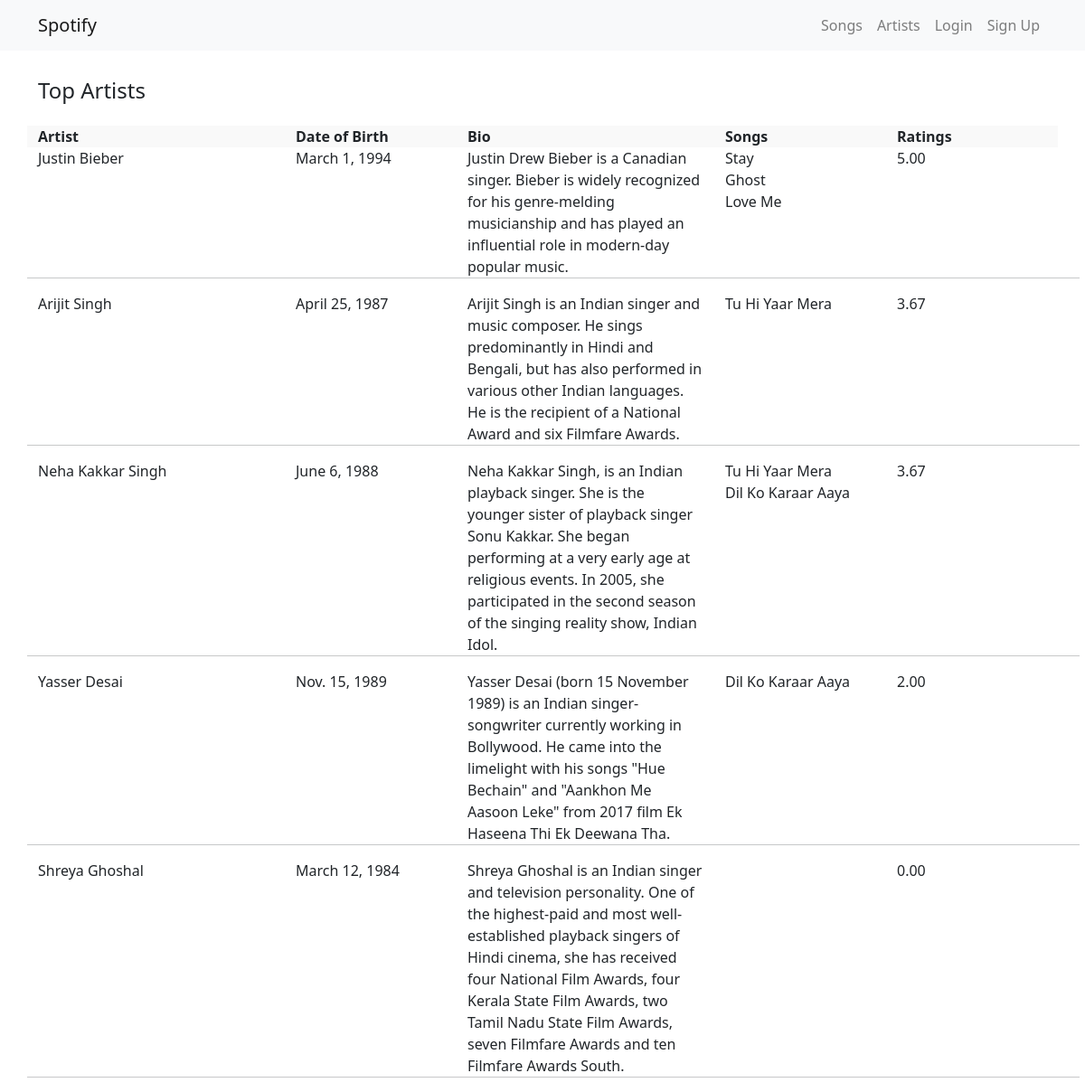
The page /artists/ on the database as committed earlier.
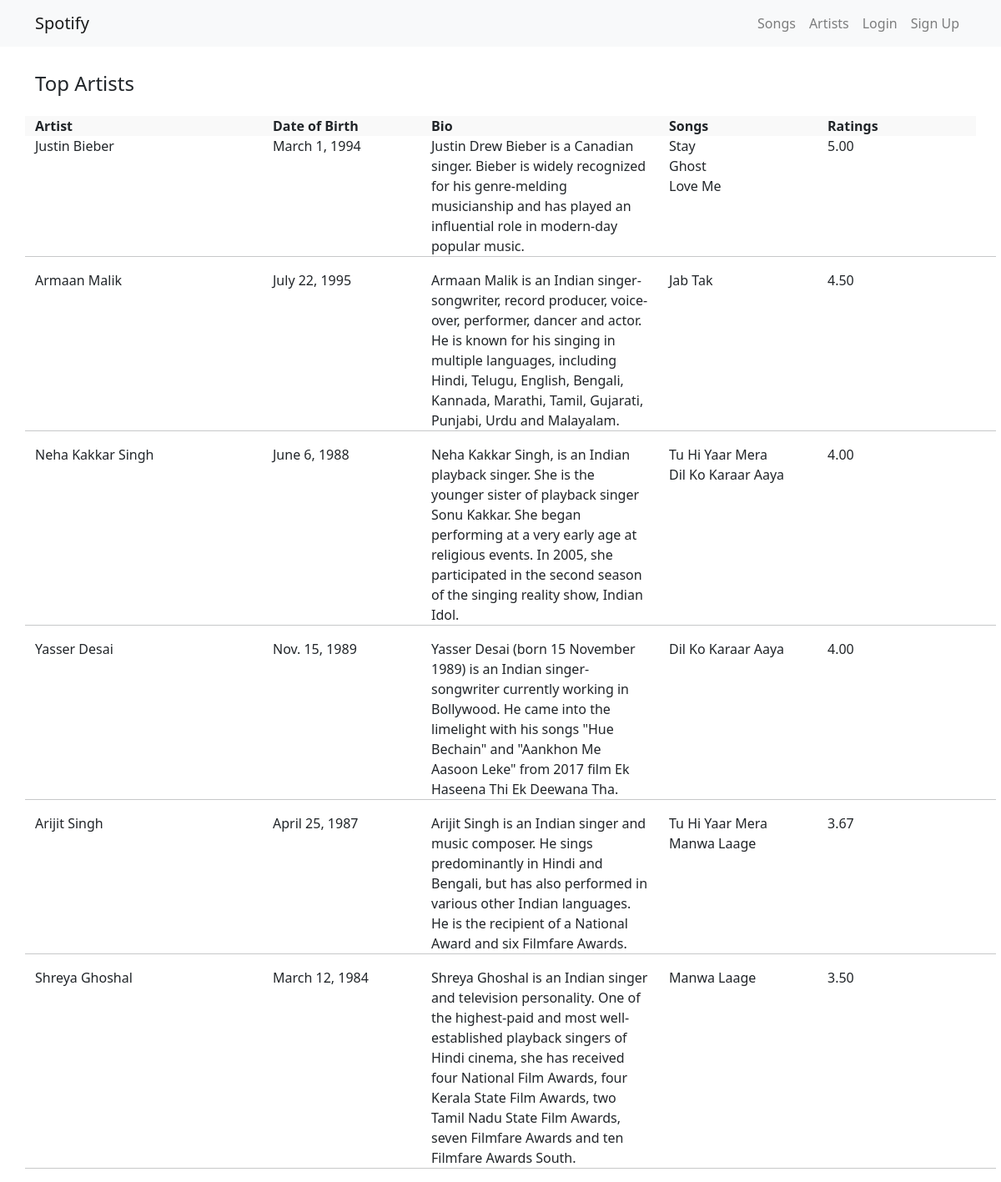
The same page on the database as committed later.
### artists/models.py (models this page shows, shortened)
class Artist(models.Model):
    name = models.CharField(max_length = 30)
    dob = models.DateField()
    bio = models.TextField()
    rate = rate = models.FloatField(default = 0)

### songs/models.py (models this page shows, shortened)
class Song(models.Model):
    name = models.CharField(max_length = 30)
    dor = models.DateField()
    cover = models.ImageField(upload_to = 'media/')
    artist = models.ManyToManyField(Artist, blank = True, related_name = 'songs')
    rate = models.FloatField(default = 0)
    total = models.IntegerField(default = 0)
    def __str__(self):
        return self.name
    class Meta:
        verbose_name_plural = "Songs"

### artists/views.py (the view)
# urls.py: path('', index, name = 'artists'),
def index(request):
    artists = Artist.objects.all().order_by('-rate', 'name')
    return render(request, 'artists.html', {'artists': artists})

### templates/artists.html
{% extends 'base.html' %}
{% block content %}
<div class="container">
    <div class="my-3 row">
        <h1 class="lead col-sm-12 col-md-8">Top Artists</h1>
    </div>
    <div class="row", style="background-color: #ecebeb50; font-weight: bold;">
        <div class="col-md-3">Artist</div>
        <div class="col-md-2">Date of Birth</div>
        <div class="col-md-3">Bio</div>
        <div class="col-md-2">Songs</div>
        <div class="col-md-2">Ratings</div>
    </div>
    <div class="row">
    {% for artist in artists %}
        <div class="col-md-3">{{ artist.name }}</div>
        <div class="col-md-2">{{ artist.dob }}</div>
        <div class="col-md-3">{{ artist.bio }}</div>
        <div class="col-md-2">{% for song in artist.songs.all %} {{ song }}<br> {% endfor %}</div>
        <div class="col-md-2">{{ artist.rate|floatformat:2 }}</div>
        <hr>
    {% endfor %}
    </div>
</div>
{% endblock %}

### templates/base.html (shortened to what this page needs)
{% load static %}
<!DOCTYPE html>
<html lang="en">
    <head>
    <link href="{% static 'main.css' %}", rel = "stylesheet", type="text/css">
    <link rel="stylesheet" href="https://cdnjs.cloudflare.com/ajax/libs/font-awesome/4.7.0/css/font-awesome.min.css">
    <link rel="stylesheet" href="https://stackpath.bootstrapcdn.com/bootstrap/4.3.1/css/bootstrap.min.css">
    <link href="https://cdn.jsdelivr.net/npm/bootstrap@5.2.0/dist/css/bootstrap.min.css" rel="stylesheet">
    </head>
    <body>
        <nav class="navbar navbar-expand-lg navbar-light bg-light navbar-fixed-top">
            <div class="container">
                <a class="navbar-brand" href="{% url 'index' %}">
                    Spotify
                </a>
                <div class="collapse navbar-collapse" id="navbarSupportedContent">
                    <ul class="navbar-nav ml-auto">
                        {% if user.is_authenticated %}
                        <li class="nav-item">
                            <a class="nav-link" href="{% url 'songs' %}">Songs</a>
                        </li>
                        <li class="nav-item">
                            <a class="nav-link" href="{% url 'artists' %}">Artists</a>
                        </li>
                        <li class="nav-item dropdown">
                            <a class="nav-link dropdown-toggle" data-toggle="dropdown" href="">
                                {{ user.username }}
                            <span class="caret"></span></a>
                            <ul class="dropdown-menu">
                                <li class="nav-item">
                                    <a class="dropdown-item" href = "{% url 'logout' %}">Logout</a>
                                </li>
                            </ul>
                        </li>
                        {% else %}
                        <li class="nav-item">
                            <a class="nav-link" href="{% url 'songs' %}">Songs</a>
                        </li>
                        <li class="nav-item">
                            <a class="nav-link" href="{% url 'artists' %}">Artists</a>
                        </li>
                        <li class="nav-item">
                            <a class="nav-link" href="{% url 'login' %}">
                                Login
                            </a>
                        </li>
                        <li class="nav-item">
                            <a class="nav-link" href = "{% url 'signup' %}">
                                Sign Up
                            </a>
                        </li>
                        {% endif %}
                    </ul>
                </div>
            </div>
        </nav>
        {% block content %} {% endblock %}
    </body>
</html>

### templates/base.html (style rules this page uses)
.lead { font-size: 1.5rem; font-weight: 400; }
nav { margin-bottom: 30px; }

Rows that differ between the two databases and show on the page:
added Artist: name "Armaan Malik", dob "July 22, 1995", bio "Armaan Malik is an Indian singer-songwriter, record producer, voice-over, performer, dancer and actor. He is known for his singing in multiple languages, including Hindi, Telugu, English, Bengali, Kannada, Marathi, Tamil, Gujarati, Punjabi, Urdu and Malayalam.", rate "4.50"
added Song: name "Jab Tak", shown under "Armaan Malik"
changed Artist "Neha Kakkar Singh": rate "3.67" → "4.00"
changed Artist "Yasser Desai": rate "2.00" → "4.00"
shown differently, row unchanged: Artist "Arijit Singh": moves down the list
added Song: name "Manwa Laage"
changed Artist "Shreya Ghoshal": rate "0.00" → "3.50"
